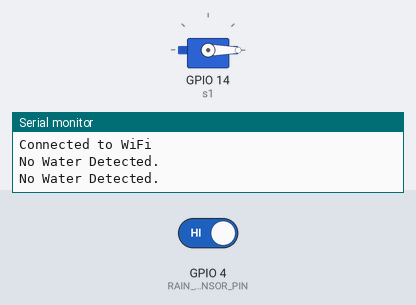
The sketch below on a simulated ESP8266 (NodeMCU). On the bench: servo, the last lines printed to the serial monitor. The inputs (shaded band) are chosen by the test bench; at power-on: GPIO 4 (RAIN_SENSOR_PIN) HIGH. WiFi joins after 1.5 s; servers stay silent unless stated.

Above: at 3.2 s.
3.3 s: GPIO 4 (RAIN_SENSOR_PIN) driven LOW
At 5.2 s:
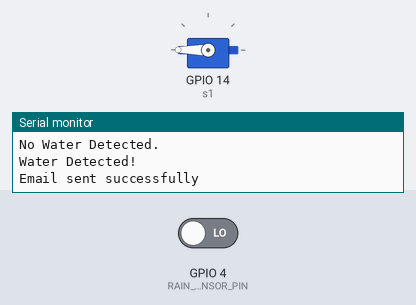
5.5 s: GPIO 4 (RAIN_SENSOR_PIN) driven HIGH
At 6.8 s:
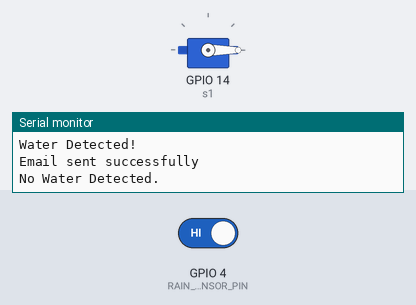
Timing chart, 0 to 8.5 s (numbered marks = the images above; inputs shaded):
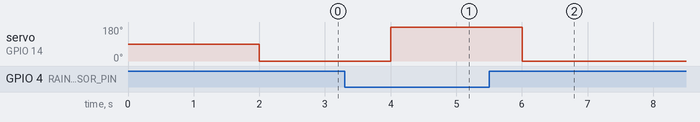

The sketch:

Rain_Email_Final.ino
```cpp
#include <ESP8266WiFi.h>
#include <ESP_Mail_Client.h>  // Correct library for sending emails via SMTP
#include <Servo.h>

#define RAIN_SENSOR_PIN 4  // GPIO pin connected to DO of rain sensor
Servo s1;

// WiFi credentials
const char* ssid = "Your Wifi Name ";
const char* password = "Your Password";

// SMTP server settings
const char* smtp_server = "smtp.gmail.com";
const int smtp_port = 587;
const char* smtp_user = "Your Email";
const char* smtp_pass = "Your Aap Password ";
const char* recipient_email = "Recipient Email";

// SMTP session
SMTPSession smtp;  // Correct object for the session

void setup() {
  s1.attach(14);
  Serial.begin(115200);
  pinMode(RAIN_SENSOR_PIN, INPUT);

  // Connect to WiFi
  WiFi.begin(ssid, password);
  while (WiFi.status() != WL_CONNECTED) {
    delay(1000);
    Serial.println("Connecting to WiFi...");
  }
  Serial.println("Connected to WiFi");
}

void loop() {
  int rainStatus = digitalRead(RAIN_SENSOR_PIN);  // Read the digital output from the sensor

  if (rainStatus == LOW) {  // Sensor outputs LOW when water is detected
    Serial.println("Water Detected!");
    s1.write(180);

    sendEmail();

  } else {
    Serial.println("No Water Detected.");
    s1.write(0);
  }

  delay(1000);
}

void sendEmail() {

  ESP_Mail_Session session;
  session.server.host_name = smtp_server;
  session.server.port = smtp_port;
  session.login.email = smtp_user;
  session.login.password = smtp_pass;
  //session.server.ssl = true;  // Use SSL for port 465

  SMTP_Message message;
  message.sender.name = "ESP8266 Rain Sensor";
  message.sender.email = smtp_user;
  message.subject = "Water Detected by Rain Sensor";
  message.addRecipient("Recipient", recipient_email);
  message.text.content = "Rain sensor has detected water.";

  // Connect and send the email
  if (!smtp.connect(&session)) {
    Serial.println("Could not connect to the mail server");
    return;
  }

  if (!MailClient.sendMail(&smtp, &message)) {
    Serial.println("Error sending email, reason: " + smtp.errorReason());
  } else {
    Serial.println("Email sent successfully");
  }

  // Terminate the SMTP session
  smtp.closeSession();
}
```

Measured:
- after the input at 3.3 s, servo on GPIO 14 (s1): 0° → 180° after 0.70 s
- after the input at 5.5 s, servo on GPIO 14 (s1): 180° → 0° after 0.50 s
